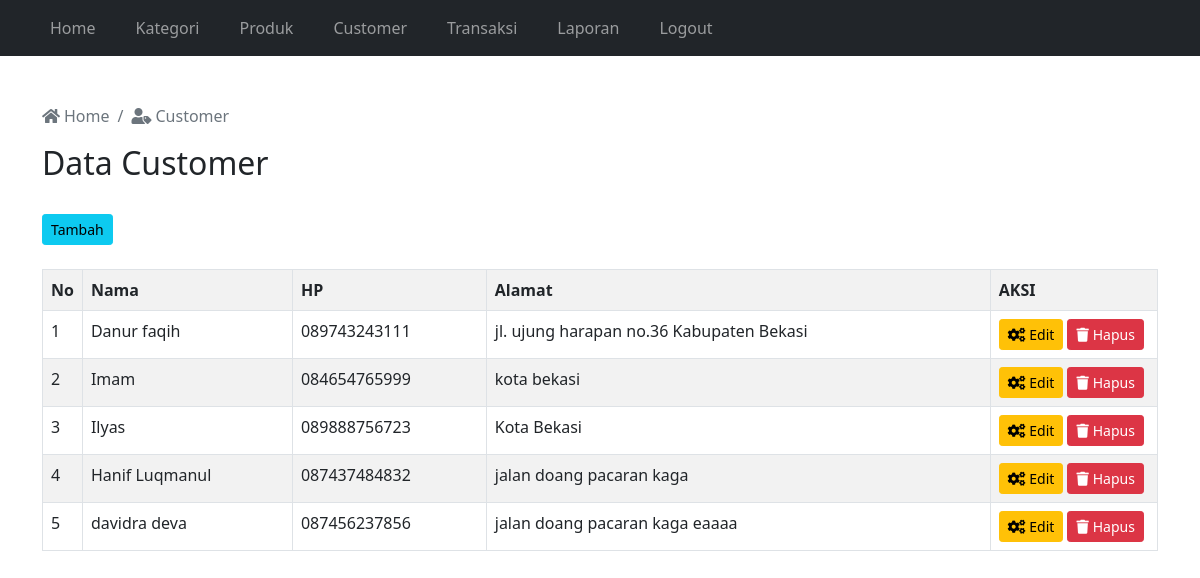
Page /admin/customer.php (signed in) on the committed database.
### tables this page shows
CREATE TABLE `tabel_customer` (
  `id_customer` int(11) NOT NULL,
  `nama_customer` varchar(50) NOT NULL,
  `no_tlp` varchar(20) NOT NULL,
  `alamat_customer` text NOT NULL
);

### admin/customer.php (the view, shortened to what this page needs)
<?php
    include "../koneksi.php";
?>
<!DOCTYPE html>
<html lang="en">
<head>
    <link href="https://cdn.jsdelivr.net/npm/bootstrap@5.1.3/dist/css/bootstrap.min.css" rel="stylesheet">
    <link rel="stylesheet" href="https://cdnjs.cloudflare.com/ajax/libs/font-awesome/5.15.4/css/all.min.css">
</head>
<body>
<?php include 'navbar1.php'; ?>
<div class="container mt-5">
    <nav aria-label="breadcrumb">
            <ol class="breadcrumb">
                <li class="breadcrumb-item active" aria-current="page">
                    <a href="../admin/index1.php" class="no-decoration text-muted">
                        <i class="fa fa-home me-1"></i>Home
                    </a>
                </li>
                <li class="breadcrumb-item active" aria-current="page">
                <i class="fas fa-user-tag me-1"></i></i>Customer
                </li>
            </ol>
        </nav>
    <div class="panel">
        <div class="panel-heading">
            <h2>Data Customer</h2><br>
        </div>
        <div class="panel-body">
            <a href="customer_tambah.php" class="btn btn-sm btn-info pull-right">Tambah</a>
            <br>
            <br>
            <table class="table table-bordered table-striped">
                <tr>
                    <th width="1%">No</th>
                    <th>Nama</th>
                    <th>HP</th>
                    <th>Alamat</th>
                    <th width="15%">AKSI</th>
                </tr>
                <?php
            $query = mysqli_query($koneksi, "SELECT * FROM tabel_customer order by id_customer asc");
            $no = 1;
            while ($d = mysqli_fetch_array($query)) {
            ?>
                    <tr>
                        <td><?php echo $no++; ?></td>
                        <td><?php echo $d['nama_customer']; ?></td>
                        <td><?php echo $d['no_tlp']; ?></td>
                        <td><?php echo $d['alamat_customer']; ?></td>
                        <td>
                            <a href="customer_edit.php?id=<?php echo $d['id_customer']; ?>" class="btn btn-sm btn-warning"><i class="fas fa-cogs me-1"></i>Edit</a>
                            <a href="customer_hapus.php?id=<?php echo $d['id_customer']; ?>" class="btn btn-sm btn-danger"><i class="fas fa-trash me-1"></i>Hapus</a>
                        </td>
                    </tr>
                <?php
            }
            ?>
            </table>
        </div>
    </div>
</div>
</body>
</html>

### admin/customer.php (style rules this page uses)
.no-decoration { text-decoration: none !important; }

### rows in the picture
tabel_customer: nama_customer "Danur faqih", no_tlp "089743243111", alamat_customer "jl. ujung harapan no.36 Kabupaten Bekasi"
tabel_customer: nama_customer "Imam", no_tlp "084654765999", alamat_customer "kota bekasi"
tabel_customer: nama_customer "Ilyas", no_tlp "089888756723", alamat_customer "Kota Bekasi"
tabel_customer: nama_customer "Hanif Luqmanul", no_tlp "087437484832", alamat_customer "jalan doang pacaran kaga"
tabel_customer: nama_customer "davidra deva", no_tlp "087456237856", alamat_customer "jalan doang pacaran kaga eaaaa"
